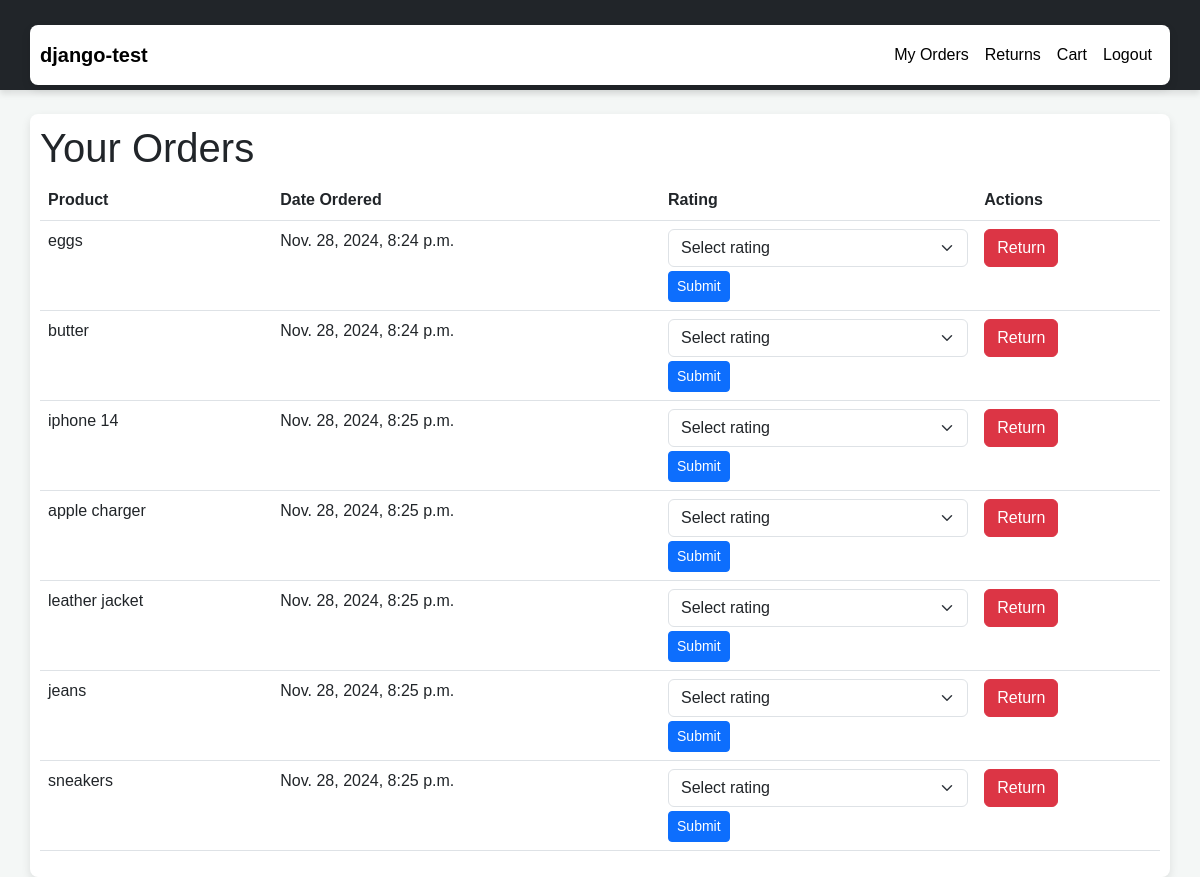
Page /orders/ (signed in) on the committed database.
### shop/models.py (models this page shows, shortened)
class Order(models.Model):
    user = models.ForeignKey(CustomUser, on_delete=models.CASCADE)
    product = models.ForeignKey(Product, on_delete=models.CASCADE)
    date_ordered = models.DateTimeField(auto_now_add=True)
    is_returned = models.BooleanField(default=False)
    address = models.TextField(null=True, blank=True)  # New field
    phone_number = models.CharField(max_length=15, null=True, blank=True)  # New field
    pincode = models.CharField(max_length=10, null=True, blank=True)  # New field
    is_paid = models.BooleanField(default=False)
    rating = models.PositiveIntegerField(
        null=True, blank=True,default=None,
        choices=[(i, str(i)) for i in range(1, 6)]
    )

class Product(models.Model):
    name = models.CharField(max_length=100)
    description = models.TextField()
    price = models.DecimalField(max_digits=10, decimal_places=2)
    stock = models.PositiveIntegerField()
    image = models.ImageField(upload_to='products/')

### shop/views.py (the view, shortened to what this page needs)
# urls.py: path('orders/', order_list, name='order_list'),
@login_required
def order_list(request):
    orders = Order.objects.filter(user=request.user)
    return render(request, "orders.html", {"orders": orders})

### shop/templates/orders.html (shortened to what this page needs)
{% extends 'base.html' %}
{% block content %}
<h1>Your Orders</h1>
<table class="table">
    <thead>
        <tr>
            <th>Product</th>
            <th>Date Ordered</th>
            <th>Rating</th>
            <th>Actions</th>
        </tr>
    </thead>
    <tbody>
        {% for order in orders %}
        <tr>
            <td>{{ order.product.name }}</td>
            <td>{{ order.date_ordered }}</td>
            <td>
                {% if order.rating %}
                    {{ order.rating }} / 5
                {% else %}
                    <form method="post" action="">
                        <select name="rating" class="form-select" required>
                            <option value="" disabled selected>Select rating</option>
                        </select>
                        <button type="submit" class="btn btn-primary btn-sm mt-1">Submit</button>
                    </form>
                {% endif %}
            </td>
            <td>
                {% if not order.is_returned %}
                <form action="{% url 'mark_return' order.id %}" method="post">
                    <button type="submit" class="btn btn-danger">Return</button>
                </form>
                {% else %}
                Returned
                {% endif %}
            </td>
        </tr>
        {% endfor %}
    </tbody>
</table>
{% endblock %}

### shop/templates/base.html (shortened to what this page needs)
<!DOCTYPE html>
<html lang="en">
{% load static %}
<head>
    <link rel="stylesheet" type="text/css" href="{% static 'shop/css/styles.css' %}">
    <link href="https://cdn.jsdelivr.net/npm/bootstrap@5.3.0-alpha1/dist/css/bootstrap.min.css" rel="stylesheet">
</head>
<body>
    <nav class="navbar navbar-expand-lg navbar-light bg-dark">
        <div class="container">
            <a class="navbar-brand" href="/">django-test</a>
            <div class="collapse navbar-collapse" id="navbarNav">
                <ul class="navbar-nav ms-auto">
                    {% if user.is_authenticated %}
                        <li class="nav-item"><a class="nav-link" href="{% url 'order_list' %}">My Orders</a></li>
                        <li class="nav-item"><a class="nav-link" href="{% url 'returns' %}">Returns</a></li>
                        <li class="nav-item"><a class="nav-link" href="{% url 'cart' %}">Cart</a></li>
                        <li class="nav-item"><a class="nav-link" href="{% url 'logout' %}">Logout</a></li>
                    {% else %}
                        <li class="nav-item"><a class="nav-link" href="{% url 'login' %}">Login</a></li>
                    {% endif %}
                </ul>
            </div>
        </div>
    </nav>
    <div class="container mt-4">
        {% block content %}{% endblock %}
    </div>
</body>
</html>

### shop/templates/base.html (style rules this page uses)
body { background-color: #f4f7f6; font-family: 'Arial', sans-serif; }
.navbar { box-shadow: 0 4px 6px rgba(0, 0, 0, 0.1); padding-top: 5px; padding-bottom: 5px; }
.navbar-brand { font-weight: bold; }
.navbar-nav .nav-link { color: black !important; padding-top: 4px; padding-bottom: 4px; }
.container { background-color: #ffffff; border-radius: 8px; padding: 10px; box-shadow: 0 4px 10px rgba(0, 0, 0, 0.1); margin-top: 20px; }

### rows in the picture
Order: product.name "eggs", date_ordered "Nov. 28, 2024, 8:24 p.m.", is_returned "Return"
Order: product.name "butter", date_ordered "Nov. 28, 2024, 8:24 p.m.", is_returned "Return"
Order: product.name "iphone 14", date_ordered "Nov. 28, 2024, 8:25 p.m.", is_returned "Return"
Order: product.name "apple charger", date_ordered "Nov. 28, 2024, 8:25 p.m.", is_returned "Return"
Order: product.name "leather jacket", date_ordered "Nov. 28, 2024, 8:25 p.m.", is_returned "Return"
Order: product.name "jeans", date_ordered "Nov. 28, 2024, 8:25 p.m.", is_returned "Return"
Order: product.name "sneakers", date_ordered "Nov. 28, 2024, 8:25 p.m.", is_returned "Return"
